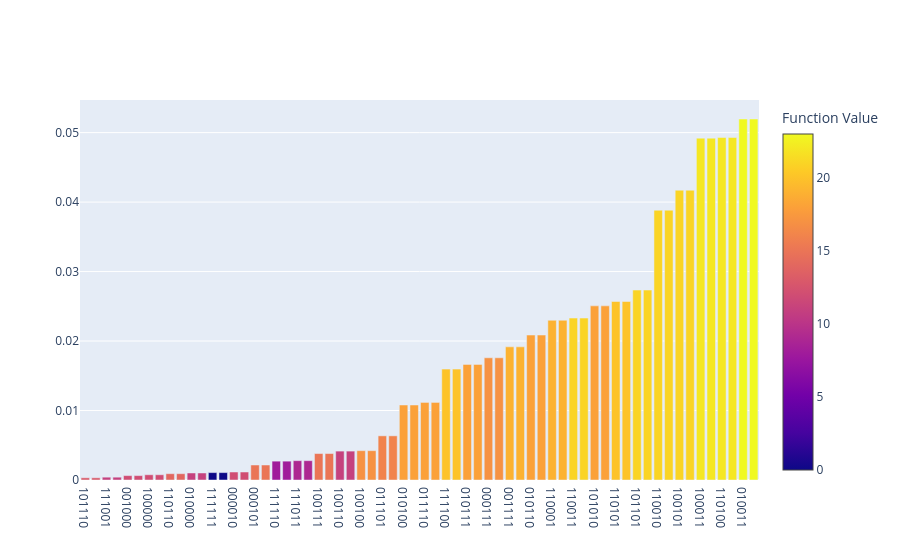

The cell this chart's notebook holds for it:
### Markdown cell above
As you can see, the optimizer indeed manages to find the optimum within only a few optimization steps. We can also plot the optimized statevector to see which bitstrings are more likely to be sampled after optimization of the parameters has concluded.

### Code cell
def plot_samples(samples):
    """
    Plots a bar diagram for the samples of a quantum algorithm
    Args:
        samples
    """
    #Sort samples by probability
    samples = sorted(samples, key = lambda x: x.probability)
    #Get list of probabilities, function values and bitstrings
    probabilities = [sample.probability for sample in samples]
    values = [sample.fval for sample in samples]
    bitstrings = [''.join([str(int(i)) for i in sample.x]) for sample in samples]
    #Plot bar diagram
    sample_plot = go.Bar(x = bitstrings, y = probabilities, marker=dict(color=values, colorscale = 'plasma',colorbar=dict(title='Function Value')))
    fig = go.Figure(
        data=sample_plot, 
        layout = dict(
            xaxis=dict(
                type = 'category'
            )
        )
    )
    fig.show()

plot_samples(result.samples)

### Figure 1 — Plotly figure (JSON) as saved in the notebook; plotly's stock layout.template omitted (floating-point values rounded to 4 significant figures)
{"data": [{"marker": {"color": [13, 13, 11, 11, 12, 12, 12, 12, 14, 14, 11, 11, 0, 0, 12, 12, 15, 15, 8, 8, 9, 9, 15, 15, 11, 11, 17, 17, 16, 16, 18, 18, 18, 18, 20, 20, 18, 18, 17, 17, 19, 19, 18, 18, 19, 19, 21, 21, 18, 18, 20, 20, 21, 21, 21, 21, 21, 21, 22, 22, 22, 22, 23, 23], "colorbar": {"title": {"text": "Function Value"}}, "colorscale": [[0, "#0d0887"], [0.1111, "#46039f"], [0.2222, "#7201a8"], [0.3333, "#9c179e"], [0.4444, "#bd3786"], [0.5556, "#d8576b"], [0.6667, "#ed7953"], [0.7778, "#fb9f3a"], [0.8889, "#fdca26"], [1, "#f0f921"]]}, "type": "bar", "x": ["101110", "010001", "111001", "000110", "001000", "110111", "100000", "011111", "110110", "001001", "010000", "101111", "111111", "000000", "000010", "111101", "000101", "111010", "111110", "000001", "111011", "000100", "100111", "011000", "100110", "011001", "100100", "011011", "011101", "100010", "010100", "101011", "011110", "100001", "111100", "000011", "010111", "101000", "000111", "111000", "001111", "110000", "010110", "101001", "110001", "001110", "110011", "001100", "101010", "010101", "110101", "001010", "101101", "010010", "110010", "001101", "100101", "011010", "100011", "011100", "110100", "001011", "010011", "101100"], "y": [0.0003197, 0.0003197, 0.0004056, 0.0004056, 0.0006337, 0.0006337, 0.0007573, 0.0007573, 0.0009074, 0.0009074, 0.00101, 0.00101, 0.001065, 0.001065, 0.001149, 0.001149, 0.002157, 0.002157, 0.002713, 0.002713, 0.002782, 0.002782, 0.003808, 0.003808, 0.004159, 0.004159, 0.004223, 0.004223, 0.006356, 0.006356, 0.01079, 0.01079, 0.01116, 0.01116, 0.01596, 0.01596, 0.01664, 0.01664, 0.01759, 0.01759, 0.01917, 0.01917, 0.02086, 0.02086, 0.02299, 0.02299, 0.02331, 0.02331, 0.02506, 0.02506, 0.02569, 0.02569, 0.02734, 0.02734, 0.03883, 0.03883, 0.04171, 0.04171, 0.0492, 0.0492, 0.04929, 0.04929, 0.05196, 0.05196]}], "layout": {"xaxis": {"type": "category"}}}
